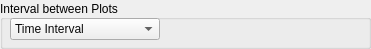
  <widget class="QGroupBox" name="boxFrequency">
   <property name="geometry">
    <rect>
     <x>15</x>
     <y>135</y>
     <width>371</width>
     <height>49</height>
    </rect>
   </property>
   <property name="toolTip">
    <string>&lt;nobr&gt;
Interval between plots has 2 modes. A condition to be satisfied, in order to avoid losing images:
&lt;/nobr&gt;&lt;br&gt;&lt;br&gt;&lt;nobr&gt;
&lt;b&gt;Time Interval&lt;/b&gt;: (Acquisition Period) * (nth Image) &gt;= 250ms.
&lt;/nobr&gt;&lt;br&gt;&lt;nobr&gt;
&lt;b&gt;Every nth Image&lt;/b&gt;: minimum of 250ms.
&lt;/nobr&gt;</string>
   </property>
   <property name="title">
    <string>Interval between Plots</string>
   </property>
   <property name="alignment">
    <set>Qt::AlignLeading|Qt::AlignLeft|Qt::AlignVCenter</set>
   </property>
   <property name="flat">
    <bool>false</bool>
   </property>
   <widget class="QWidget" name="horizontalLayoutWidget_4">
    <property name="geometry">
     <rect>
      <x>10</x>
      <y>16</y>
      <width>351</width>
      <height>26</height>
     </rect>
    </property>
    <layout class="QHBoxLayout" name="layoutSave_2">
     <property name="spacing">
      <number>0</number>
     </property>
     <item>
      <widget class="QComboBox" name="comboFrequency">
       <property name="sizePolicy">
        <sizepolicy hsizetype="Minimum" vsizetype="Fixed">
         <horstretch>0</horstretch>
         <verstretch>0</verstretch>
        </sizepolicy>
       </property>
       <property name="minimumSize">
        <size>
         <width>150</width>
         <height>0</height>
        </size>
       </property>
       <property name="maximumSize">
        <size>
         <width>16777215</width>
         <height>16777215</height>
        </size>
       </property>
       <property name="palette">
        <palette>
         <active>
          <colorrole role="ButtonText">
           <brush brushstyle="SolidPattern">
            <color alpha="255">
             <red>11</red>
             <green>11</green>
             <blue>11</blue>
            </color>
           </brush>
          </colorrole>
          <colorrole role="Shadow">
           <brush brushstyle="SolidPattern">
            <color alpha="255">
             <red>20</red>
             <green>20</green>
             <blue>20</blue>
            </color>
           </brush>
          </colorrole>
         </active>
         <inactive>
          <colorrole role="ButtonText">
           <brush brushstyle="SolidPattern">
            <color alpha="255">
             <red>11</red>
             <green>11</green>
             <blue>11</blue>
            </color>
           </brush>
          </colorrole>
          <colorrole role="Shadow">
           <brush brushstyle="SolidPattern">
            <color alpha="255">
             <red>20</red>
             <green>20</green>
             <blue>20</blue>
            </color>
           </brush>
          </colorrole>
         </inactive>
         <disabled>
          <colorrole role="ButtonText">
           <brush brushstyle="SolidPattern">
            <color alpha="255">
             <red>119</red>
             <green>119</green>
             <blue>119</blue>
            </color>
           </brush>
          </colorrole>
          <colorrole role="Shadow">
           <brush brushstyle="SolidPattern">
            <color alpha="255">
             <red>20</red>
             <green>20</green>
             <blue>20</blue>
            </color>
           </brush>
          </colorrole>
         </disabled>
        </palette>
       </property>
       <property name="currentIndex">
        <number>0</number>
       </property>
       <item>
        <property name="text">
         <string>Time Interval</string>
        </property>
       </item>
       <item>
        <property name="text">
         <string>Every nth Image</string>
        </property>
       </item>
      </widget>
     </item>
     <item>
      <spacer name="horizontalSpacer_14">
       <property name="orientation">
        <enum>Qt::Horizontal</enum>
       </property>
       <property name="sizeType">
        <enum>QSizePolicy::Preferred</enum>
       </property>
       <property name="sizeHint" stdset="0">
        <size>
         <width>80</width>
         <height>20</height>
        </size>
       </property>
      </spacer>
     </item>
     <item>
      <widget class="QWidget" name="stackWidget" native="true">
       <property name="sizePolicy">
        <sizepolicy hsizetype="Minimum" vsizetype="Minimum">
         <horstretch>0</horstretch>
         <verstretch>0</verstretch>
        </sizepolicy>
       </property>
       <property name="maximumSize">
        <size>
         <width>140</width>
         <height>21</height>
        </size>
       </property>
      </widget>
     </item>
    </layout>
   </widget>
  </widget>
